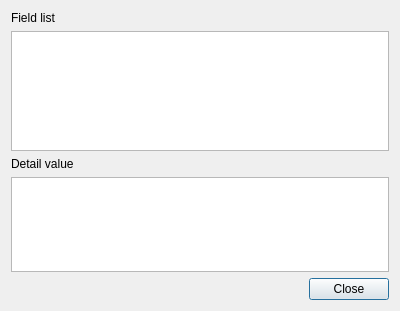
<?xml version="1.0" encoding="UTF-8"?>
<ui version="4.0">
 <class>CertInfoDlg</class>
 <widget class="QDialog" name="CertInfoDlg">
  <property name="geometry">
   <rect>
    <x>0</x>
    <y>0</y>
    <width>400</width>
    <height>311</height>
   </rect>
  </property>
  <property name="windowTitle">
   <string>Certificate information</string>
  </property>
  <layout class="QGridLayout" name="gridLayout">
   <item row="2" column="0">
    <widget class="QLabel" name="label_2">
     <property name="text">
      <string>Detail value</string>
     </property>
    </widget>
   </item>
   <item row="3" column="0" colspan="2">
    <widget class="QTextEdit" name="mDetailText"/>
   </item>
   <item row="4" column="0">
    <spacer name="horizontalSpacer">
     <property name="orientation">
      <enum>Qt::Horizontal</enum>
     </property>
     <property name="sizeHint" stdset="0">
      <size>
       <width>40</width>
       <height>20</height>
      </size>
     </property>
    </spacer>
   </item>
   <item row="4" column="1">
    <widget class="QPushButton" name="mCloseBtn">
     <property name="text">
      <string>Close</string>
     </property>
    </widget>
   </item>
   <item row="1" column="0" colspan="2">
    <widget class="QTableWidget" name="mFieldTable">
     <property name="minimumSize">
      <size>
       <width>0</width>
       <height>120</height>
      </size>
     </property>
    </widget>
   </item>
   <item row="0" column="0">
    <widget class="QLabel" name="label">
     <property name="text">
      <string>Field list</string>
     </property>
    </widget>
   </item>
  </layout>
 </widget>
 <resources/>
 <connections/>
</ui>
